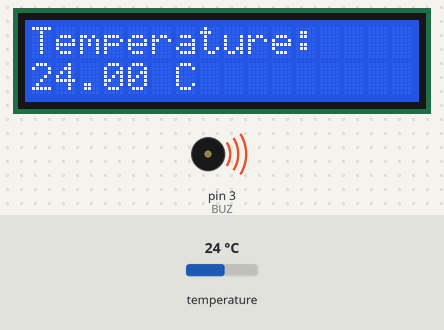
A sketch run on a simulated Arduino Uno, built with avr-gcc and run on an emulated ATmega328P. Shown: 16×2 character LCD, buzzer (waves = sounding, pin HIGH). The test bench sets the inputs (shaded band); at power-on: temperature 24 °C.

Above: at 1.2 s.
1.3 s: temperature set to 26.3 °C
At 3.3 s:
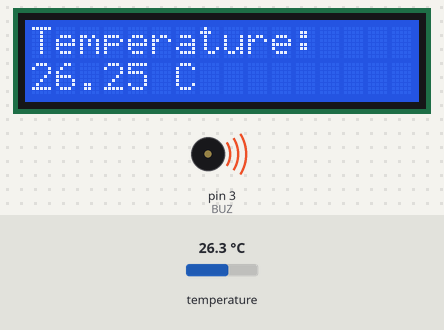
4.1 s: temperature set to 27.4 °C
At 4.7 s:
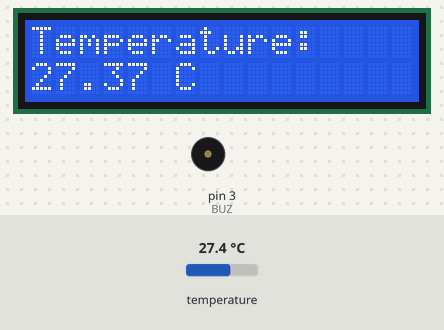
6.6 s: temperature set to 12 °C
At 8.6 s:
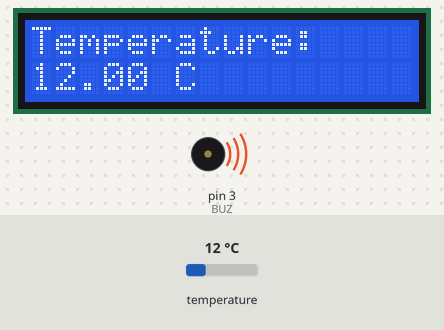
Timing chart, 0 to 10.1 s (numbered marks = the images above; inputs shaded):
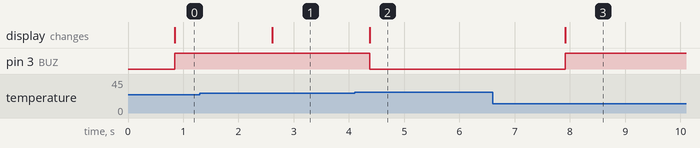

The sketch:

tempBuz.ino
```cpp
#include <OneWire.h>
#include <DallasTemperature.h>
#include <LiquidCrystal.h>

#define ONE_WIRE_BUS 2 // Pin where the DS18B20 is connected
#define LCD_RS 8
#define LCD_EN 9
#define LCD_D4 4
#define LCD_D5 5
#define LCD_D6 6
#define LCD_D7 7
#define LCD_COLUMNS 16
#define LCD_ROWS 2
#define BUZ 3

OneWire oneWire(ONE_WIRE_BUS);
DallasTemperature sensors(&oneWire);
LiquidCrystal lcd(LCD_RS, LCD_EN, LCD_D4, LCD_D5, LCD_D6, LCD_D7);

void setup() {
  lcd.begin(LCD_COLUMNS, LCD_ROWS);
  sensors.begin();
  pinMode(BUZ,OUTPUT);
}

void loop() {
  sensors.requestTemperatures(); // Request temperature readings
  float temperatureC = sensors.getTempCByIndex(0); // Read temperature in Celsius
  lcd.setCursor(0, 0);
  lcd.print("Temperature:");
  lcd.setCursor(0, 1);
  lcd.print(temperatureC);
  lcd.print(" C");
  if(temperatureC<=27)
  {
     digitalWrite(BUZ,HIGH);
  }
  else{
    digitalWrite(BUZ,LOW);
  }
  delay(1000); // Update every second
}
```

Measured:
- the behaviour switches between 27 and 27.1 °C on temperature (found by bisection; images 1 and 2)
- after the input at 1.3 s, the display: changes after 1.3 s (image 1)
- after the input at 4.1 s, pin 3 (BUZ): HIGH → LOW after 0.28 s; the display: changes after 0.28 s (image 2)
- after the input at 6.6 s, pin 3 (BUZ): LOW → HIGH after 1.3 s; the display: changes after 1.3 s (image 3)
